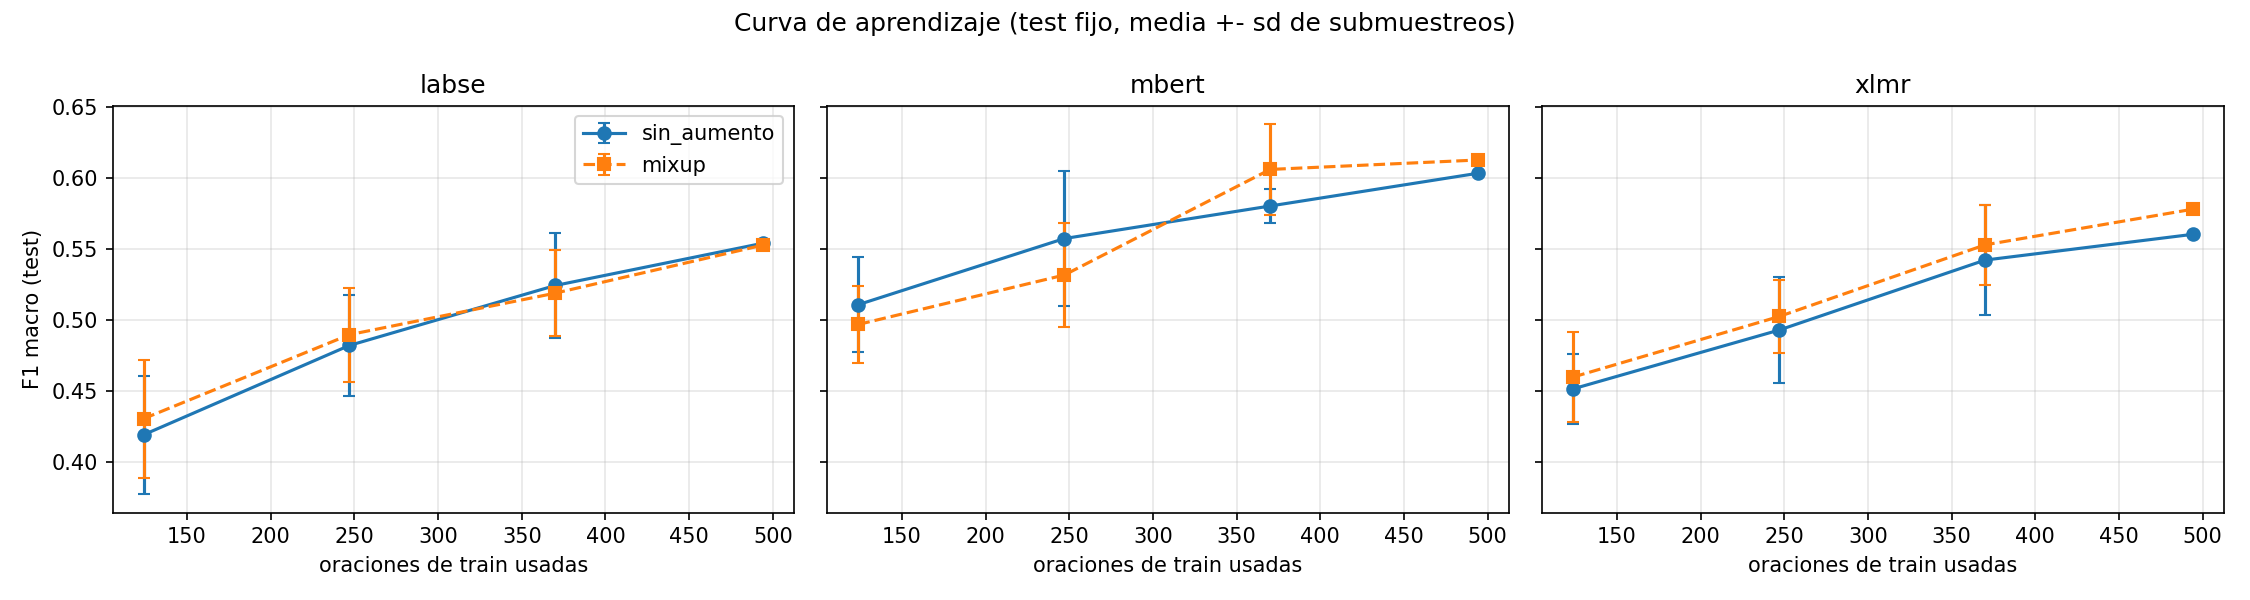

Recreate this plot in Python.
"""
Curva de aprendizaje: cuanto mejora el F1 macro al darle mas oraciones de
train al clasificador (embeddings congelados + Regresion Logistica).

Sirve para decidir si repartir mas datos a train (o pasar a validacion
cruzada) tiene sentido: si la curva ya esta plana con todo el train actual,
darle mas train casi no ayuda, y conviene usar los datos extra para un test
mas grande y mas confiable.

Para cada modelo y para "sin aumento" y "Mixup" (las dos configuraciones que
no dependen de generar texto fuera de este pipeline), se entrena con el 25%,
50%, 75% y 100% del train ACTUAL (split congelado, estratificado por
categoria), y se mide siempre sobre el mismo test. Con fracciones menores a
100% se repite con varios submuestreos aleatorios y se reporta media +- sd.

No toca dev ni test: `C` se elige sobre dev y el F1 se mide sobre test, igual
que en los experimentos principales. No genera texto sintetico nuevo
(retrotraduccion y Generate-then-Refine quedan fuera).

Usa el corpus con `shiwilu` normalizado (`clasificacion.cargar_corpus_normalizado`,
minusculas/sin puntuacion/sin tildes-ñ) - la condicion `sin_puntuacion`,
unica vigente desde 2026-09-27 - y el split unico congelado
(`split_fijo.csv`, en esta carpeta), no los folds de la validacion cruzada.

Salida:
    historico/split_unico/curva_aprendizaje.csv
    historico/split_unico/curva_aprendizaje.png

Uso (desde la raiz del repositorio):
    python oe2_aumento_de_datos/historico/split_unico/curva_aprendizaje.py

    # un modelo a la vez (evita el segmentation fault de Windows al cargar
    # sentence-transformers y transformers en el mismo proceso, viendo
    # transicion labse -> mbert): cada corrida se fusiona con el CSV existente
    python oe2_aumento_de_datos/historico/split_unico/curva_aprendizaje.py --modelo labse
    python oe2_aumento_de_datos/historico/split_unico/curva_aprendizaje.py --modelo mbert
    python oe2_aumento_de_datos/historico/split_unico/curva_aprendizaje.py --modelo xlmr
"""

from __future__ import annotations

import argparse
import sys
from pathlib import Path

import matplotlib

matplotlib.use("Agg")
import matplotlib.pyplot as plt
import numpy as np
import pandas as pd
from sklearn.linear_model import LogisticRegression
from sklearn.metrics import f1_score
from sklearn.model_selection import train_test_split

import _ruta_raiz  # noqa: F401  (deja importable el paquete `shiwilu`)
from shiwilu.rutas import TECNICAS_AUMENTO  # noqa: E402

sys.path.insert(0, str(TECNICAS_AUMENTO))

from shiwilu.clasificacion import (  # noqa: E402
    MODELOS,
    SEMILLA,
    VALORES_C,
    cargar_corpus,
    cargar_corpus_normalizado,
    dividir_train_dev_test,
    extraer_embeddings,
    liberar_modelo,
)
from mixup import generar_sinteticos_mixup  # noqa: E402

FRACCIONES = [0.25, 0.5, 0.75, 1.0]
REPETICIONES = 5          # submuestreos por fraccion < 100%
ALPHA_MIXUP, MULT_MIXUP = 0.4, 1.0
SALIDA_CSV = Path(__file__).resolve().parent / "curva_aprendizaje.csv"
SALIDA_PNG = Path(__file__).resolve().parent / "curva_aprendizaje.png"


def f1_test(X_train, y_train, X_dev, y_dev, X_test, y_test) -> float:
    """Elige C sobre dev (F1 macro) y devuelve el F1 macro sobre test."""
    mejor_f1_dev, mejor_clf = -1.0, None
    for c in VALORES_C:
        clf = LogisticRegression(C=c, max_iter=2000, random_state=SEMILLA).fit(X_train, y_train)
        f1_dev = f1_score(y_dev, clf.predict(X_dev), average="macro", zero_division=0)
        if f1_dev > mejor_f1_dev:
            mejor_f1_dev, mejor_clf = f1_dev, clf
    return float(f1_score(y_test, mejor_clf.predict(X_test), average="macro", zero_division=0))


def graficar(tabla: pd.DataFrame) -> None:
    modelos = [m for m in MODELOS if m in set(tabla["modelo"])]
    fig, ejes = plt.subplots(1, len(modelos), figsize=(5 * len(modelos), 4), sharey=True)
    for ax, modelo in zip(np.atleast_1d(ejes), modelos):
        for tecnica, estilo in (("sin_aumento", "o-"), ("mixup", "s--")):
            sub = tabla[(tabla["modelo"] == modelo) & (tabla["tecnica"] == tecnica)]
            ax.errorbar(sub["n_train"], sub["f1_macro_media"], yerr=sub["f1_macro_sd"],
                        fmt=estilo, capsize=3, label=tecnica)
        ax.set_title(modelo)
        ax.set_xlabel("oraciones de train usadas")
        ax.grid(alpha=0.3)
    np.atleast_1d(ejes)[0].set_ylabel("F1 macro (test)")
    np.atleast_1d(ejes)[0].legend()
    fig.suptitle("Curva de aprendizaje (test fijo, media +- sd de submuestreos)")
    fig.tight_layout()
    fig.savefig(SALIDA_PNG, dpi=150)
    plt.close(fig)


def main() -> int:
    ap = argparse.ArgumentParser(description=__doc__, formatter_class=argparse.RawDescriptionHelpFormatter)
    ap.add_argument("--modelo", choices=list(MODELOS), default=None,
                     help="Corre solo este modelo y fusiona el resultado con el CSV existente. "
                          "Por defecto corre los 3 modelos en un mismo proceso; usar esta opcion "
                          "si eso falla con 'Segmentation fault' (conflicto de librerias al cargar "
                          "sentence-transformers y transformers en el mismo proceso, visto en Windows).")
    ap.add_argument("--solo-graficar", action="store_true",
                     help="No calcula nada nuevo: regenera curva_aprendizaje.png a partir del CSV ya guardado.")
    args = ap.parse_args()

    if args.solo_graficar:
        if not SALIDA_CSV.exists():
            raise SystemExit(f"No existe {SALIDA_CSV} todavia.")
        graficar(pd.read_csv(SALIDA_CSV))
        print(f"Grafico regenerado en {SALIDA_PNG}")
        return 0

    df = cargar_corpus()
    # El split unico (split_fijo.csv) esta congelado sobre claves calculadas
    # con el texto ORIGINAL (acentos/ñ incluidos, ver clasificacion._normalizar_shiwilu);
    # hay que dividir primero y normalizar despues, o esas claves dejan de
    # coincidir (a diferencia de folds_fijos.csv, que agrupa con la
    # normalizacion estricta y por eso es idempotente con el texto ya limpio).
    train, dev, test = dividir_train_dev_test(df)
    normalizado = cargar_corpus_normalizado().set_index("id")["shiwilu"]
    train = train.copy()
    train["shiwilu"] = train["id"].map(normalizado)
    dev = dev.copy()
    dev["shiwilu"] = dev["id"].map(normalizado)
    test = test.copy()
    test["shiwilu"] = test["id"].map(normalizado)
    y_train = train["intencion"].to_numpy()
    y_dev = dev["intencion"].to_numpy()
    y_test = test["intencion"].to_numpy()
    print(f"train={len(train)}  dev={len(dev)}  test={len(test)}")

    modelos_a_correr = [args.modelo] if args.modelo else list(MODELOS)
    filas = []
    for modelo in modelos_a_correr:
        print(f"\n=== {modelo} ===")
        X_train = extraer_embeddings(train["shiwilu"].astype(str).tolist(), modelo)
        X_dev = extraer_embeddings(dev["shiwilu"].astype(str).tolist(), modelo)
        X_test = extraer_embeddings(test["shiwilu"].astype(str).tolist(), modelo)
        liberar_modelo(modelo)  # ya se extrajeron los embeddings; no hace falta mantener los pesos en RAM

        for fraccion in FRACCIONES:
            n_rep = 1 if fraccion == 1.0 else REPETICIONES
            resultados = {"sin_aumento": [], "mixup": []}
            n_usado = int(round(len(train) * fraccion))
            for rep in range(n_rep):
                if fraccion == 1.0:
                    idx = np.arange(len(train))
                else:
                    idx, _ = train_test_split(
                        np.arange(len(train)), train_size=fraccion,
                        stratify=y_train, random_state=rep,
                    )
                Xs, ys = X_train[idx], y_train[idx]
                resultados["sin_aumento"].append(f1_test(Xs, ys, X_dev, y_dev, X_test, y_test))

                rng = np.random.default_rng(SEMILLA + rep)
                X_sint, y_sint = generar_sinteticos_mixup(Xs, ys, ALPHA_MIXUP, MULT_MIXUP, rng)
                resultados["mixup"].append(f1_test(
                    np.concatenate([Xs, X_sint]), np.concatenate([ys, y_sint]),
                    X_dev, y_dev, X_test, y_test,
                ))

            for tecnica, valores in resultados.items():
                media, sd = float(np.mean(valores)), float(np.std(valores))
                filas.append({"modelo": modelo, "tecnica": tecnica, "fraccion_train": fraccion,
                              "n_train": n_usado, "f1_macro_media": media, "f1_macro_sd": sd,
                              "repeticiones": n_rep})
                print(f"  {fraccion:>4.0%} (n={n_usado:>3})  {tecnica:<12} F1={media:.4f} +- {sd:.4f}")

    tabla_nueva = pd.DataFrame(filas)
    if SALIDA_CSV.exists():
        previa = pd.read_csv(SALIDA_CSV)
        previa = previa[~previa["modelo"].isin(modelos_a_correr)]
        tabla = pd.concat([previa, tabla_nueva], ignore_index=True)
    else:
        tabla = tabla_nueva
    tabla.to_csv(SALIDA_CSV, index=False, encoding="utf-8")

    graficar(tabla)

    faltantes = [m for m in MODELOS if m not in set(tabla["modelo"])]
    if faltantes:
        print(f"\nFalta correr: {faltantes} (el grafico solo tiene los modelos ya calculados)")
    print(f"\nGuardado en {SALIDA_CSV} y {SALIDA_PNG}")
    return 0


if __name__ == "__main__":
    raise SystemExit(main())
